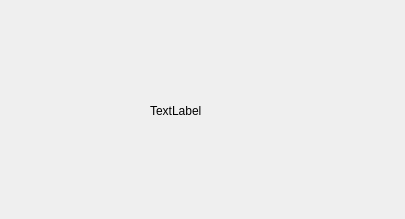
<?xml version="1.0" encoding="UTF-8"?>
<ui version="4.0">
 <class>WidgetMenuClass</class>
 <widget class="QWidget" name="WidgetMenuClass">
  <property name="geometry">
   <rect>
    <x>0</x>
    <y>0</y>
    <width>405</width>
    <height>219</height>
   </rect>
  </property>
  <property name="windowTitle">
   <string>WidgetMenu</string>
  </property>
  <widget class="QLabel" name="label">
   <property name="geometry">
    <rect>
     <x>150</x>
     <y>70</y>
     <width>91</width>
     <height>81</height>
    </rect>
   </property>
   <property name="text">
    <string>TextLabel</string>
   </property>
  </widget>
 </widget>
 <layoutdefault spacing="6" margin="11"/>
 <resources/>
 <connections/>
</ui>
